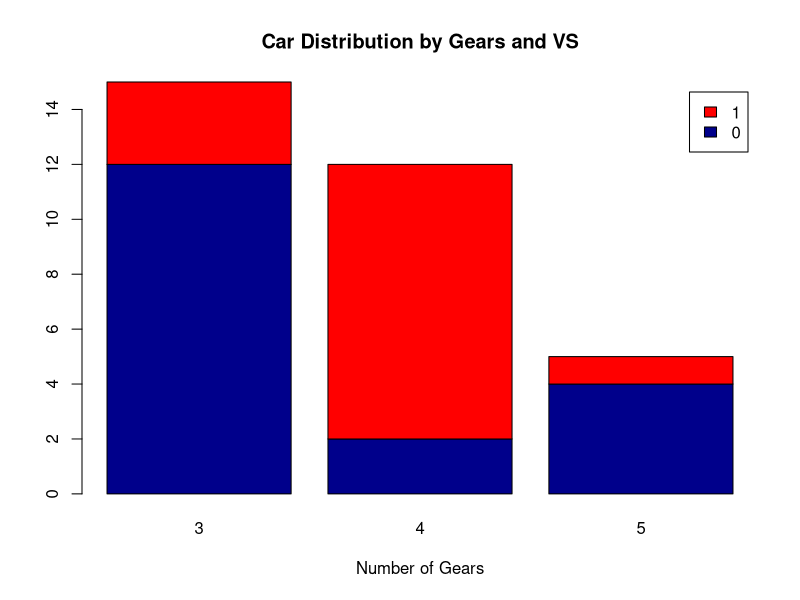
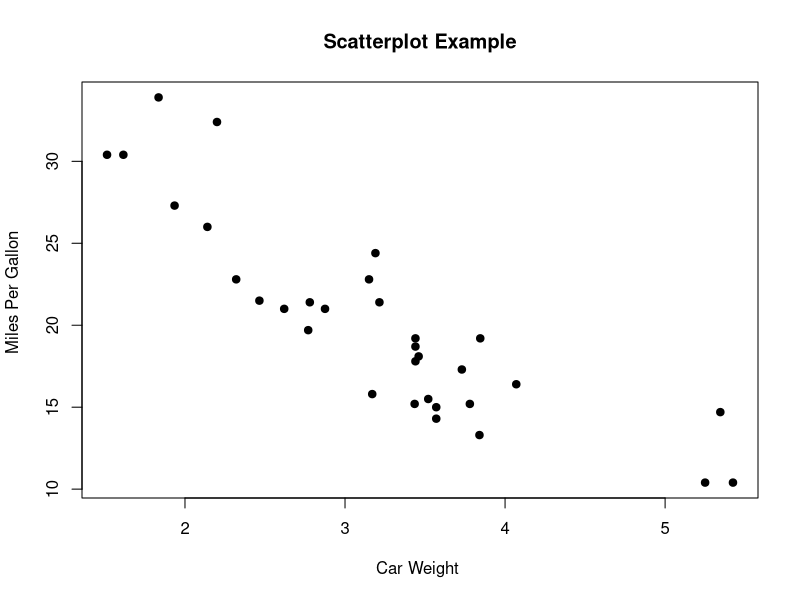

Recreate these plots in R, in order.
# Stacked Bar Plot with Colors and Legend
counts <- table(mtcars$vs, mtcars$gear)
barplot(counts, main="Car Distribution by Gears and VS",
        xlab="Number of Gears", col=c("darkblue","red"),
        legend = rownames(counts))

# Simple Scatterplot
attach(mtcars)
plot(wt, mpg, main="Scatterplot Example", 
     xlab="Car Weight ", ylab="Miles Per Gallon ", pch=19)

